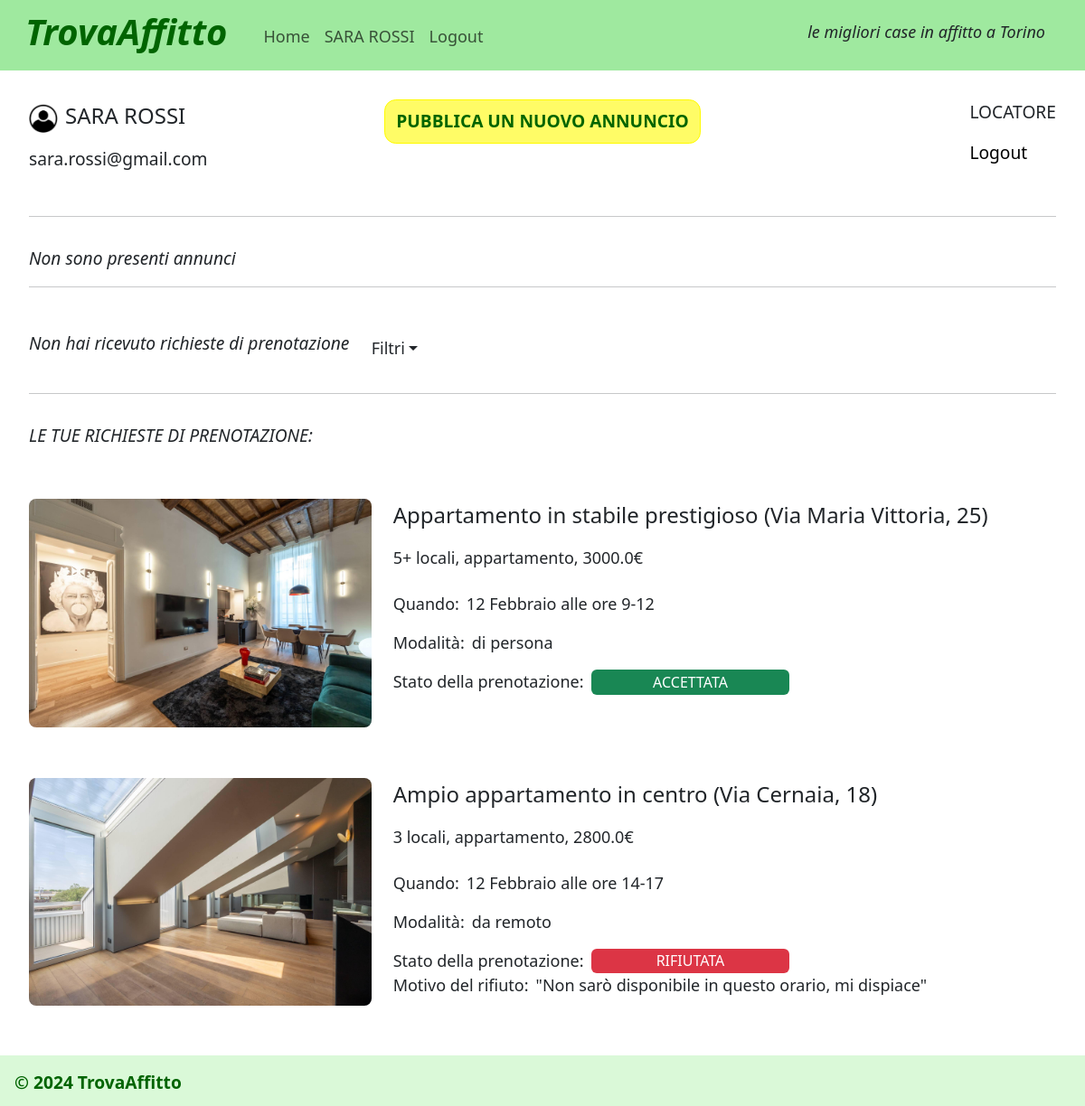
/profile/1 (signed in), run on the app's committed database.
### tables this page shows
CREATE TABLE "utenti" (
	"email"	TEXT NOT NULL UNIQUE,
	"nome"	TEXT NOT NULL,
	"cognome"	TEXT NOT NULL,
	"password"	TEXT NOT NULL,
	"tipologia_utente"	TEXT NOT NULL,
	"id"	INTEGER,
	PRIMARY KEY("id" AUTOINCREMENT)
);

CREATE TABLE "foto" (
	"id_foto"	INTEGER,
	"id_annuncio"	INTEGER NOT NULL,
	"foto_annuncio"	TEXT NOT NULL,
	FOREIGN KEY("id_annuncio") REFERENCES "annunci"("id"),
	PRIMARY KEY("id_foto" AUTOINCREMENT)
);

CREATE TABLE "annunci" (
	"id"	INTEGER NOT NULL UNIQUE,
	"titolo"	TEXT NOT NULL,
	"tipologia"	TEXT NOT NULL,
	"locali"	INTEGER NOT NULL,
	"descrizione"	TEXT NOT NULL,
	"prezzo"	REAL NOT NULL,
	"arredata"	INTEGER NOT NULL,
	"disponibilita"	INTEGER NOT NULL,
	"indirizzo"	TEXT NOT NULL,
	"id_locatore"	INTEGER NOT NULL,
	PRIMARY KEY("id" AUTOINCREMENT),
	FOREIGN KEY("id_locatore") REFERENCES "utenti"("id")
);

CREATE TABLE "prenotazioni" (
	"id"	INTEGER,
	"modalita"	TEXT NOT NULL,
	"data"	TEXT NOT NULL,
	"orario"	TEXT NOT NULL,
	"stato"	TEXT NOT NULL,
	"id_utente"	INTEGER NOT NULL,
	"id_annuncio"	INTEGER NOT NULL,
	"motivo_rifiuto"	TEXT,
	"id_locatore"	INTEGER NOT NULL,
	FOREIGN KEY("id_utente") REFERENCES "utenti"("id"),
	FOREIGN KEY("id_annuncio") REFERENCES "annunci"("id"),
	PRIMARY KEY("id")
);

### app.py (the view)
@app.route('/profile/<int:id>')
@login_required
def profile(id):
    prenotazioni_utente_db = prenotazioni_dao.get_prenotazioni_utente(id)
    prenotazioni = [dict(row) for row in prenotazioni_utente_db] #copia i dati ottenuti dal db in una lista di dizionari, in modo che siano modificabili
    for prenotazione in prenotazioni:
        foto_db = foto_dao.get_foto_annuncio(prenotazione['id_annuncio']) #prende le foto della tabella 'foto' associate al id_annuncio
        if (len(foto_db)>0):
            prenotazione['foto1']=foto_db[0]['foto_annuncio'] #aggiunge un campo 'foto1' al dizionario che contiene la prima foto dell'annuncio
    if current_user.tipologia_utente=='locatore':
        annunci_locatore_db = annunci_dao.get_annunci_locatore(id)
        annunci = [dict(row) for row in annunci_locatore_db] #copia i dati ottenuti dal db in una lista di dizionari, in modo che siano modificabili
        for annuncio in annunci:
            foto_db = foto_dao.get_foto_annuncio(annuncio['id']) #prende le foto della tabella 'foto' associate al id_annuncio
            if (len(foto_db)>0):
                annuncio['foto1']=foto_db[0]['foto_annuncio']
        disponibili = []
        no_disponibili = []
        for annuncio in annunci:
            if annuncio['disponibilita']==1:
                disponibili.append(annuncio)
            elif annuncio['disponibilita']==0:
                no_disponibili.append(annuncio)
        filtro = request.args.get('filtro')
        if not filtro:
            prenotazioni_locatore_db = prenotazioni_dao.get_prenotazioni_locatore_ricevute(id)
            filtro=None
        elif filtro=='accettata' or filtro=='rifiutata' or filtro=='richiesta':
            filtro_query = {'id_locatore':current_user.id, 'stato':filtro}
            prenotazioni_locatore_db = prenotazioni_dao.get_prenotazioni_locatore_filtrate(filtro_query)
        return render_template('profile.html', prenotazioni = prenotazioni, annunci = annunci, disponibili = disponibili, no_disponibili = no_disponibili, prenotazioni_locatore = prenotazioni_locatore_db, filtro = filtro)
    return render_template('profile.html', prenotazioni = prenotazioni)

### annunci_dao.py (called while the page is built)
def get_annunci_locatore(id_locatore):
    query = 'SELECT * FROM annunci LEFT JOIN utenti ON utenti.id = annunci.id_locatore WHERE utenti.id = ?' #seleziona tutti i campi dell'annuncio che ha l'id_locatore passato come parametro
    connection = sqlite3.connect('db/db-affitti.db')
    connection.row_factory = sqlite3.Row  #converte la tupla a dizionario
    cursor = connection.cursor()
    cursor.execute(query, (id_locatore,))
    annunci = cursor.fetchall()
    cursor.close()
    connection.close()
    return annunci

### app.py (called while the page is built)
@login_manager.user_loader
def load_user(user_id):
    utente_db = utenti_dao.get_utente_by_id(user_id) #prendo i dati dell'utente corrispondente all'id passata come parametro
    if utente_db: # se l'utente esiste, creo un oggetto User() con i campi dell'utente
        user = User(id=utente_db['id'], email=utente_db['email'], nome=utente_db['nome'], cognome=utente_db['cognome'], password=utente_db['password'], tipologia_utente=utente_db['tipologia_utente']) #creo un nuovo oggetto User
    else:
        user=None
    return user

### foto_dao.py (called while the page is built)
def get_foto_annuncio(id_annuncio):
    query = 'SELECT * FROM foto WHERE id_annuncio=?' #seleziona tutte le foto dell'annuncio
    connection = sqlite3.connect('db/db-affitti.db')
    connection.row_factory = sqlite3.Row  #converte la tupla a dizionario
    cursor = connection.cursor()
    cursor.execute(query, (id_annuncio,))
    foto = cursor.fetchall()
    cursor.close()
    connection.close()
    return foto

### prenotazioni_dao.py (called while the page is built)
def get_prenotazioni_utente(id_utente):
    query = 'SELECT * FROM prenotazioni LEFT JOIN annunci ON annunci.id = prenotazioni.id_annuncio WHERE id_utente = ? ORDER BY prenotazioni.data ASC' #seleziona i campi delle prenotazioni di un certo utente
    connection = sqlite3.connect('db/db-affitti.db')
    connection.row_factory = sqlite3.Row  #converte la tupla a dizionario
    cursor = connection.cursor()
    cursor.execute(query, (id_utente,))
    prenotazioni = cursor.fetchall()
    for campo in prenotazioni:
        print(campo)
    cursor.close()
    connection.close()
    return prenotazioni

### templates/profile.html (shortened to what this page needs)
{% extends "base.html" %}
{% block logout %}
<li class="nav-item">
    <a class="nav-link" href="{{url_for('logout')}}">Logout</a>
</li>
{% endblock %}
{% block content %}
{% if current_user.is_authenticated %}
    <aside id="profilo" class="row g-0">
        <div class="col-lg-2 col-sm-6">
            <div id="profilo-nome">
                <img src="{{url_for('static', filename='icona-utente.jpg')}}" alt="Icona utente" id="img-utente">
                <p id="nome-utente">{{current_user.nome.upper()}} {{current_user.cognome.upper()}}</p>
            </div>
            <p class="info-utente">{{current_user.email}}</p>
        </div>
        {% if current_user.tipologia_utente=='locatore' %}
        <div class="col-lg-8 col-sm-12" id="button-crea-div">
            <button type="button" class="btn" data-bs-toggle="modal" data-bs-target="#staticBackdrop" id="button-crea">PUBBLICA UN NUOVO ANNUNCIO</button>
        </div>
        {% endif %}
        <div class="col-lg-2 col-sm-6" id="tipologia-utente-div">
            <p class="info-utente">{{current_user.tipologia_utente.upper()}}</p>
            <p class="info-utente"><a id="link-logout" href="{{url_for('logout')}}">Logout</a></p>
        </div>
    </aside>
    <main class="my-main">
        {% if current_user.tipologia_utente=='locatore' %}
        <section>
            <hr>
            {% if annunci|length==0 %}
            <p class="title-richieste">Non sono presenti annunci</p>
            {% endif %}
        </section>
        <hr>
        <section>
            <div class="row g-0" id="richieste-filtro">
                <div class="col-lg-4 col-md-6">
                    {% if prenotazioni_locatore|length==0 %}
                        {% if filtro==None %}<p class="title-richieste pb-2">Non hai ricevuto richieste di prenotazione</p>
                        {% else %}<p class="title-richieste pb-2">Non hai prenotazioni in stato '{{filtro}}'</p>{% endif %}
                    {% else %}
                        <p class="title-richieste">RICHIESTE DI PRENOTAZIONE RICEVUTE:</p>
                    {% endif %}
                </div>
                <div class="col-lg-8 col-md-6">
                    <a class="nav-link dropdown-toggle" role="button" data-bs-toggle="dropdown" aria-expanded="false">Filtri</a>
                </div>
        </section>
        {% endif %}
        <hr>
        <section>
            {% if prenotazioni|length==0 %}
            <p class="title-richieste">Non hai ancora effettuato richieste di prenotazione</p>
            {% else %}
            <p class="title-richieste">LE TUE RICHIESTE DI PRENOTAZIONE:</p>
            {% for prenotazione in prenotazioni %}
            <article class="row g-0">
                <div class="col-lg-4 col-sm-12">
                    <a href="{{url_for('annuncio', id=prenotazione.id_annuncio)}}">
                        <img src="{{url_for('static', filename=prenotazione.foto1)}}" class="img-casa-richiesta" alt="Immagine casa">
                    </a>
                </div>
                <div class="col-lg-8 col-sm-12 ps-lg-4">
                    <p class="richiesta-titolo">{{prenotazione.titolo}} ({{prenotazione.indirizzo}})</p>
                    {% if prenotazione.locali==5 and prenotazione.tipologia!='indipendente' %} <p class="richiesta-sottotitolo">5+ locali, {{prenotazione.tipologia}}, {{prenotazione.prezzo}}€</p>
                    {% elif prenotazione.locali==5 and prenotazione.tipologia=='indipendente' %} <p class="richiesta-sottotitolo">5+ locali, casa indipendente, {{prenotazione.prezzo}}€</p>
                    {% elif prenotazione.locali!=5 and prenotazione.tipologia=='indipendente' %} <p class="richiesta-sottotitolo">{{prenotazione.locali}} locali, casa indipendente, {{prenotazione.prezzo}}€</p>
                    {% else %}<p class="richiesta-sottotitolo">{{prenotazione.locali}} locali, {{prenotazione.tipologia}}, {{prenotazione.prezzo}}€</p>{% endif %}
                    <ul class="elenco-profilo mt-4">
                        {% set mesi = ['Gennaio', 'Febbraio', 'Marzo', 'Aprile', 'Maggio', 'Giugno', 'Luglio', 'Agosto', 'Settembre', 'Ottobre', 'Novembre', 'Dicembre'] %}
                        {% set data = prenotazione.data.split('-') %}
                        <li>Quando: <p class="info-prenotazione">{{data[2]}} {{mesi[data[1]|int-1]}} alle ore {{prenotazione.orario}}</p></li>
                        <li>Modalità:<p class="info-prenotazione">{% if prenotazione.modalita=='persona' %}di persona {% elif prenotazione.modalita=='remoto' %}da remoto {% endif %}</p></li>
                        <li>Stato della prenotazione:
                            {% if prenotazione.stato=='richiesta' %}<span class="badge text-bg-secondary" id="badge-disponibilita">
                            {% elif prenotazione.stato=='accettata' %}<span class="badge text-bg-success" id="badge-disponibilita">
                            {% elif prenotazione.stato=='rifiutata' %}<span class="badge text-bg-danger" id="badge-disponibilita">
                            {% endif %} {{prenotazione.stato.upper()}}</span>
                        </li>
                        {% if prenotazione.stato=='rifiutata' and prenotazione.motivo_rifiuto!=NULL %}
                        <li>Motivo del rifiuto: <p class="info-prenotazione">"{{prenotazione.motivo_rifiuto}}"</p></li>
                        {% endif %}
                    </ul>
                </div>
            </article>
            {% endfor %}
            {% endif %}
        </section>
    </main>
{% endif %}
{% endblock %}

### templates/base.html (shortened to what this page needs)
<!DOCTYPE html>
<html lang="en">
<head>
    <link href="https://cdn.jsdelivr.net/npm/bootstrap@5.3.2/dist/css/bootstrap.min.css" rel="stylesheet">
    <link rel="stylesheet" href="{{url_for('static', filename='style.css')}}">
</head>
<body>
  <header id="myheader">
      <nav class="navbar navbar-expand-lg mb-2" id="mynav">
          <div class="container-fluid">
            <h1 id="mytitle">TrovaAffitto</h1>
            <div class="collapse navbar-collapse" id="navbarSupportedContent">
              <ul class="navbar-nav mb-2">
                <li class="nav-item">
                  <a class="nav-link {% if request.path=='/' %} active {% endif %}" href="{{url_for('home')}}">Home</a>
                </li>
                {% if not current_user.is_authenticated %}
                <li class="nav-item">
                  <a class="nav-link {% if request.path=='/login' %} active {% endif %}" href="{{url_for('login')}}">Login</a>
                </li>
                {% else %}
                <li class="nav-item">
                  <a class="nav-link {% if request.path=='/profile/'~current_user.id %} active {% endif %}" href="{{url_for('profile', id=current_user.id)}}">{{current_user.nome.upper()}} {{current_user.cognome.upper()}}</a>
                </li>
                {% endif %}
                {% block logout %}{% endblock %}
              </ul>
            </div>
            <p id="descrizione-navbar">le migliori case in affitto a Torino</p>
          </div>
      </nav>
  </header>
  <div class="content">
    {% block content %}
    {% endblock %}
  </div>
  <footer>
    <p>© 2024 TrovaAffitto</p>
  </footer>
</body>
</html>

### static/style.css (style rules this page uses)
#mynav { background-color:#9fe99f; }
#descrizione-navbar { justify-content: last baseline; align-items: center; font-size: large; font-weight: 500; font-style: italic; padding-top: 0.5rem; margin-right: 2rem; }
#mytitle { font-weight:700; font-style: oblique; color:darkgreen; padding-right: 2rem; padding-left: 1rem; }
.nav-link { font-size: large; font-weight: 500; padding-right: 2rem; padding-top: 1.2rem; }
#img-utente { width: 2.5rem; padding-right: 0.5rem; padding-bottom: 0.6rem; }
#profilo { margin: 2rem; display: flex; justify-content: space-between; }
#button-crea { color:darkgreen; background-color:#fffc66; border-color: #fffb00; font-size: larger; border-radius: 0.8rem; font-weight: 600; justify-content: center; height: 50%; }
#button-crea-div { display: flex; justify-content: center; }
#tipologia-utente-div { display: flex; flex-direction: column; align-items: last baseline; justify-content:start; }
#link-logout { text-decoration: none; color: black; }
#profilo-nome { display: flex; justify-content: flex-start; align-items: center; }
#nome-utente { font-size: x-large; font-weight: 500; }
.info-utente { font-size: larger; font-weight: 500; }
.title-richieste { margin-top: 2rem; font-weight: 500; font-size: larger; font-style: italic; }
.info-prenotazione { font-size: large; font-weight: 350; margin-left: 0.5rem; }
.img-casa-richiesta { width: 100%; border-radius: 0.5rem; margin-top: 2.5rem; margin-bottom: 1rem; }
.richiesta-titolo { font-size: x-large; font-weight: 500; margin-top: 2.5rem; margin-bottom: 1rem; }
.richiesta-sottotitolo { font-size: large; font-weight: 450; }
.elenco-profilo li { font-size: large; font-weight: 500; list-style: none; margin-left: -2rem; display: flex; justify-content:first baseline; }
.badge { width: 100%; font-size: large; font-weight: 500; margin-top: 2rem; }
#badge-disponibilita { width: 30%; font-size: medium; margin-left: 0.5rem; margin-top: 0; }
.my-main { margin:2rem; }
#richieste-filtro { display: flex; justify-content: first baseline; align-items: center; }
footer { background-color:#DAF9D8; height: 3.5rem; width: 100%; margin-top: 2rem; }
footer p { padding: 1rem 1rem 0.5rem 1rem; font-weight: 600; font-size: larger; color: darkgreen; }
.content { min-height: 31.5rem; }

### data on the page
utenti: nome "SARA", cognome "ROSSI", email "sara.rossi@gmail.com", tipologia_utente "LOCATORE"
foto: foto_annuncio (picture)
annunci: titolo "Appartamento in stabile prestigioso", indirizzo "Via Maria Vittoria, 25", tipologia "appartamento", prezzo "3000.0"
prenotazioni: orario "9-12", stato "ACCETTATA"
foto: foto_annuncio (picture)
annunci: titolo "Ampio appartamento in centro", indirizzo "Via Cernaia, 18", tipologia "appartamento", prezzo "2800.0"
prenotazioni: orario "14-17", stato "RIFIUTATA", motivo_rifiuto "Non sarò disponibile in questo orario, mi dispiace"

### other printed values
{{ data[2] }} "12" "12"
{{ mesi[data[1]|int-1] }} "Febbraio" "Febbraio"
{{ prenotazione.locali }} "3"
